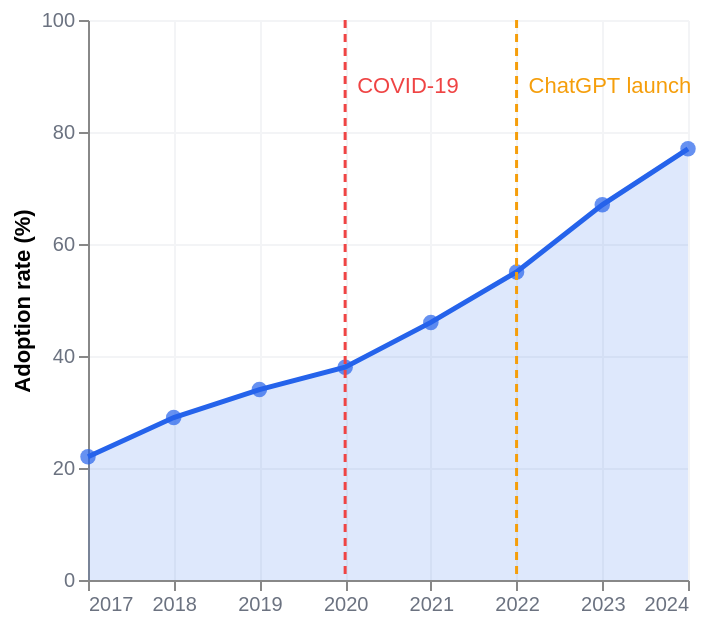

The specification (Vega-Lite) saved for this image:
### Vega-Lite specification from a JSON file in a GitHub repository (floating-point values rounded to 4 significant figures)
{"$schema": "https://vega.github.io/schema/vega-lite/v5.json", "description": "Australian enterprise AI adoption rate 2017-2024 with event annotations", "width": "container", "height": 280, "data": {"values": [{"year": 2017, "adoption": 22, "label": null}, {"year": 2018, "adoption": 29, "label": null}, {"year": 2019, "adoption": 34, "label": null}, {"year": 2020, "adoption": 38, "label": null}, {"year": 2021, "adoption": 46, "label": null}, {"year": 2022, "adoption": 55, "label": null}, {"year": 2023, "adoption": 67, "label": null}, {"year": 2024, "adoption": 77, "label": null}]}, "layer": [{"mark": {"type": "area", "opacity": 0.15, "color": "#2563EB"}, "encoding": {"x": {"field": "year", "type": "quantitative", "axis": {"format": "d", "title": null, "labelColor": "#6B7280", "gridColor": "#F3F4F6"}}, "y": {"field": "adoption", "type": "quantitative", "axis": {"title": "Adoption rate (%)", "labelColor": "#6B7280", "gridColor": "#F3F4F6", "format": "d"}, "scale": {"domain": [0, 100]}}}}, {"mark": {"type": "line", "strokeWidth": 2.5, "color": "#2563EB"}, "encoding": {"x": {"field": "year", "type": "quantitative"}, "y": {"field": "adoption", "type": "quantitative"}}}, {"mark": {"type": "point", "filled": true, "size": 60, "color": "#2563EB"}, "encoding": {"x": {"field": "year", "type": "quantitative"}, "y": {"field": "adoption", "type": "quantitative"}, "tooltip": [{"field": "year", "type": "quantitative", "title": "Year"}, {"field": "adoption", "type": "quantitative", "title": "Adoption rate (%)", "format": "d"}]}}, {"data": {"values": [{"year": 2020}]}, "mark": {"type": "rule", "strokeDash": [4, 3], "color": "#EF4444", "strokeWidth": 1.5}, "encoding": {"x": {"field": "year", "type": "quantitative"}}}, {"data": {"values": [{"year": 2020, "label": "COVID-19", "adoption": 88}]}, "mark": {"type": "text", "align": "left", "dx": 6, "dy": 0, "fontSize": 11, "color": "#EF4444", "fontWeight": "500"}, "encoding": {"x": {"field": "year", "type": "quantitative"}, "y": {"field": "adoption", "type": "quantitative"}, "text": {"field": "label"}}}, {"data": {"values": [{"year": 2022}]}, "mark": {"type": "rule", "strokeDash": [4, 3], "color": "#F59E0B", "strokeWidth": 1.5}, "encoding": {"x": {"field": "year", "type": "quantitative"}}}, {"data": {"values": [{"year": 2022, "label": "ChatGPT launch", "adoption": 88}]}, "mark": {"type": "text", "align": "left", "dx": 6, "dy": 0, "fontSize": 11, "color": "#F59E0B", "fontWeight": "500"}, "encoding": {"x": {"field": "year", "type": "quantitative"}, "y": {"field": "adoption", "type": "quantitative"}, "text": {"field": "label"}}}], "config": {"background": "transparent", "view": {"stroke": null}, "font": "DM Sans, sans-serif"}}
